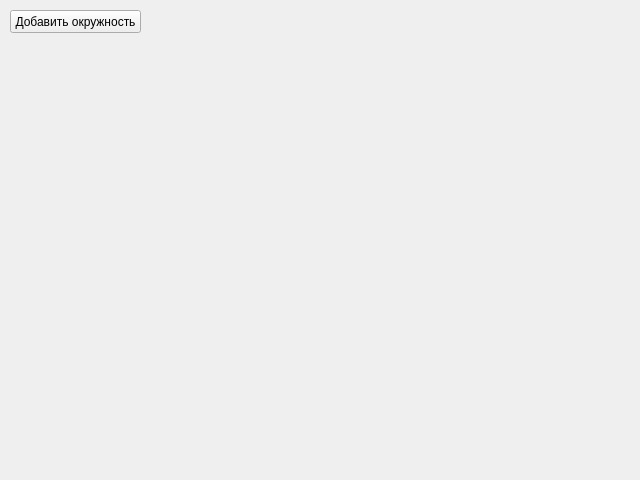
<?xml version="1.0" encoding="UTF-8"?>
<ui version="4.0">
 <class>MainWindow</class>
 <widget class="QMainWindow" name="MainWindow">
  <property name="geometry">
   <rect>
    <x>0</x>
    <y>0</y>
    <width>640</width>
    <height>480</height>
   </rect>
  </property>
  <property name="minimumSize">
   <size>
    <width>640</width>
    <height>480</height>
   </size>
  </property>
  <property name="maximumSize">
   <size>
    <width>640</width>
    <height>480</height>
   </size>
  </property>
  <property name="windowTitle">
   <string>MainWindow</string>
  </property>
  <widget class="QWidget" name="centralwidget">
   <widget class="QPushButton" name="add_circle_btn">
    <property name="geometry">
     <rect>
      <x>10</x>
      <y>10</y>
      <width>131</width>
      <height>23</height>
     </rect>
    </property>
    <property name="sizePolicy">
     <sizepolicy hsizetype="Expanding" vsizetype="Fixed">
      <horstretch>0</horstretch>
      <verstretch>0</verstretch>
     </sizepolicy>
    </property>
    <property name="text">
     <string>Добавить окружность</string>
    </property>
   </widget>
  </widget>
 </widget>
 <resources/>
 <connections/>
</ui>
